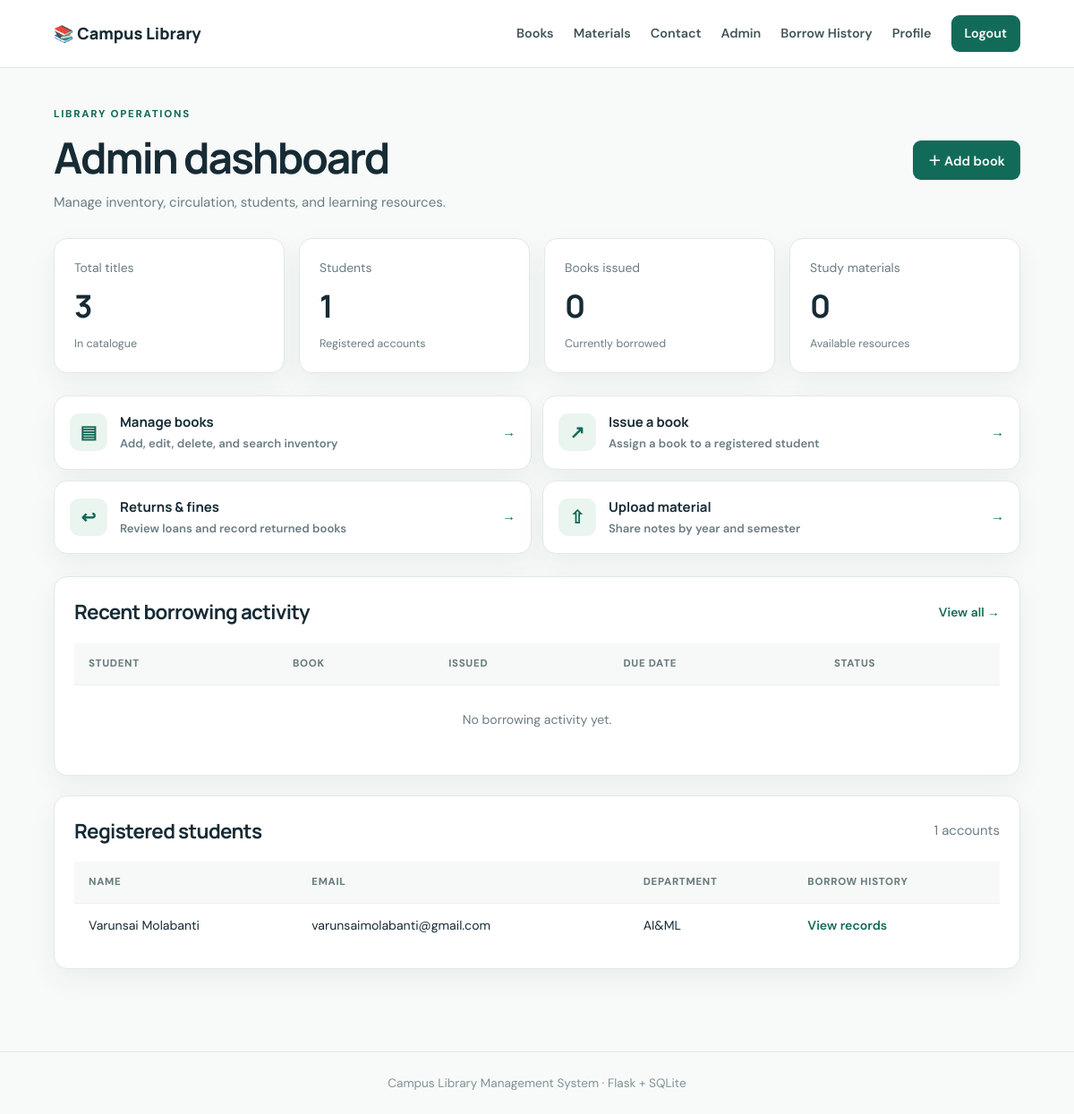
The page /admin (signed in) on the database its author committed.
### tables this page shows
CREATE TABLE users (
            id INTEGER PRIMARY KEY AUTOINCREMENT,
            name TEXT NOT NULL,
            email TEXT NOT NULL UNIQUE,
            password_hash TEXT NOT NULL,
            role TEXT NOT NULL DEFAULT 'student',
            phone TEXT DEFAULT '',
            department TEXT DEFAULT '',
            created_at TEXT NOT NULL DEFAULT CURRENT_TIMESTAMP
        );

### app.py (the view)
@app.route("/admin")
@role_required("admin")
def admin_dashboard():
    with get_db() as db:
        stats = {
            "books": db.execute("SELECT COUNT(*) n FROM books").fetchone()["n"],
            "students": db.execute("SELECT COUNT(*) n FROM users WHERE role='student'").fetchone()["n"],
            "issued": db.execute("SELECT COUNT(*) n FROM borrowings WHERE status='Issued'").fetchone()["n"],
            "materials": db.execute("SELECT COUNT(*) n FROM materials").fetchone()["n"],
        }
        recent = db.execute("""SELECT br.*, u.name student_name, b.title book_title
                               FROM borrowings br JOIN users u ON u.id=br.user_id JOIN books b ON b.id=br.book_id
                               ORDER BY br.id DESC LIMIT 8""").fetchall()
        students = db.execute("SELECT id,name,email,department FROM users WHERE role='student' ORDER BY name").fetchall()
    return render_template("admin.html", stats=stats, recent=recent, students=students)

### app.py (called while the page is built)
def get_db():
    conn = sqlite3.connect(DB_PATH)
    conn.row_factory = sqlite3.Row
    conn.execute("PRAGMA foreign_keys = ON")
    return conn

def current_user():
    if "user_id" not in session:
        return None
    with get_db() as db:
        return db.execute("SELECT id,name,email,role,phone,department FROM users WHERE id=?", (session["user_id"],)).fetchone()

@app.context_processor
def inject_user():
    return {"logged_user": current_user(), "today": date.today().isoformat()}

def login_required(view):
    @wraps(view)
    def wrapped(*args, **kwargs):
        if not session.get("user_id"):
            flash("Please log in to continue.", "warning")
            return redirect(url_for("login", next=request.path))
        return view(*args, **kwargs)
    return wrapped

def role_required(role):
    def decorator(view):
        @wraps(view)
        @login_required
        def wrapped(*args, **kwargs):
            user = current_user()
            if not user or user["role"] != role:
                abort(403)
            return view(*args, **kwargs)
        return wrapped
    return decorator

### templates/admin.html
{% extends "base.html" %}{% block title %}Admin Dashboard{% endblock %}
{% block content %}<div class="page-head"><div><p class="eyebrow">LIBRARY OPERATIONS</p><h1>Admin dashboard</h1><p class="muted">Manage inventory, circulation, students, and learning resources.</p></div><a class="button" href="{{ url_for('add_book') }}">＋ Add book</a></div>
<div class="stats-grid"><div class="stat"><span>Total titles</span><strong>{{ stats.books }}</strong><small>In catalogue</small></div><div class="stat"><span>Students</span><strong>{{ stats.students }}</strong><small>Registered accounts</small></div><div class="stat"><span>Books issued</span><strong>{{ stats.issued }}</strong><small>Currently borrowed</small></div><div class="stat"><span>Study materials</span><strong>{{ stats.materials }}</strong><small>Available resources</small></div></div>
<div class="quick-grid"><a class="quick-card" href="{{ url_for('books') }}"><span>▤</span><div><strong>Manage books</strong><small>Add, edit, delete, and search inventory</small></div><b>→</b></a><a class="quick-card" href="{{ url_for('issue_book') }}"><span>↗</span><div><strong>Issue a book</strong><small>Assign a book to a registered student</small></div><b>→</b></a><a class="quick-card" href="{{ url_for('history') }}"><span>↩</span><div><strong>Returns & fines</strong><small>Review loans and record returned books</small></div><b>→</b></a><a class="quick-card" href="{{ url_for('add_material') }}"><span>⇧</span><div><strong>Upload material</strong><small>Share notes by year and semester</small></div><b>→</b></a></div>
<div class="panel"><div class="panel-head"><h2>Recent borrowing activity</h2><a href="{{ url_for('history') }}">View all →</a></div><div class="table-wrap"><table><thead><tr><th>Student</th><th>Book</th><th>Issued</th><th>Due date</th><th>Status</th></tr></thead><tbody>{% for r in recent %}<tr><td>{{ r.student_name }}</td><td>{{ r.book_title }}</td><td>{{ r.issue_date }}</td><td>{{ r.due_date }}</td><td><span class="status {{ 'status-green' if r.status == 'Returned' else 'status-blue' }}">{{ r.status }}</span></td></tr>{% else %}<tr><td colspan="5" class="empty">No borrowing activity yet.</td></tr>{% endfor %}</tbody></table></div></div>
<div class="panel"><div class="panel-head"><h2>Registered students</h2><span class="muted">{{ students|length }} accounts</span></div><div class="table-wrap"><table><thead><tr><th>Name</th><th>Email</th><th>Department</th><th>Borrow history</th></tr></thead><tbody>{% for s in students %}<tr><td>{{ s.name }}</td><td>{{ s.email }}</td><td>{{ s.department or '—' }}</td><td><a href="{{ url_for('history', user_id=s.id) }}">View records</a></td></tr>{% else %}<tr><td colspan="4" class="empty">No students registered yet.</td></tr>{% endfor %}</tbody></table></div></div>{% endblock %}

### static/style.css (style rules this page uses)
:root { --ink:#172b35;--muted:#6b7c85;--line:#e2e9e8;--paper:#f7faf8;--white:#fff;--green:#126b58;--green2:#dff4e9;--mint:#eaf5ef;--orange:#f2b66d;--red:#b64242;--shadow:0 12px 32px rgba(24,54,53,.06) }
* { box-sizing:border-box }
body { margin:0;background:var(--paper);color:var(--ink);font-family:'DM Sans',sans-serif;font-size:15px;line-height:1.55 }
h1,h2,h3,strong,.brand { font-family:Manrope,sans-serif }
h1 { font-size:clamp(2rem,4vw,3.15rem);line-height:1.12;letter-spacing:-.045em;margin:.2rem 0 .8rem }
h2 { font-size:1.4rem;letter-spacing:-.03em;margin:0 }
p { margin:.5rem 0 1rem }
a { color:var(--green);text-decoration:none;font-weight:600 }
.eyebrow { font-size:.72rem;letter-spacing:.15em;font-weight:800;color:var(--green);margin:0 0 12px }
.searchbar button,button,.button { border:0;background:var(--green);color:#fff;border-radius:9px;padding:11px 17px;font:600 .92rem 'DM Sans',sans-serif;cursor:pointer;display:inline-flex;align-items:center;justify-content:center;gap:7px }
.button { white-space:nowrap }
.section-heading,.page-head,.panel-head { display:flex;justify-content:space-between;align-items:center;gap:18px }
.book-card,.panel,.stat,.quick-card,.material-card { background:white;border:1px solid var(--line);border-radius:15px;box-shadow:var(--shadow) }
.page-head { margin:8px 0 27px }
.page-head .muted { margin:0 }
.muted { color:var(--muted) }
.stats-grid { display:grid;grid-template-columns:repeat(4,1fr);gap:16px;margin:25px 0 }
.stat { padding:22px;display:flex;flex-direction:column;gap:5px }
.stat span { color:var(--muted);font-size:.87rem }
.stat strong { font-size:2.2rem;letter-spacing:-.05em }
.stat small { color:var(--muted) }
.quick-grid { display:grid;grid-template-columns:repeat(2,1fr);gap:12px;margin:25px 0 }
.quick-card { padding:17px;display:flex;align-items:center;gap:14px;color:var(--ink) }
.quick-card>span { height:42px;width:42px;background:var(--mint);border-radius:11px;display:grid;place-items:center;font-size:1.25rem;color:var(--green) }
.quick-card div { flex:1 }
.quick-card strong,.quick-card small { display:block }
.quick-card small { font-size:.82rem;color:var(--muted);margin-top:3px }
.quick-card>b { color:var(--green) }
.panel { padding:22px;margin:22px 0 }
.panel-head { margin-bottom:17px }
.panel-head a { font-size:.87rem }
.table-wrap { overflow-x:auto }
.table-wrap table { width:100%;border-collapse:collapse;text-align:left;font-size:.88rem }
.table-wrap th { background:#f6f9f7;color:#697b7e;font-size:.72rem;text-transform:uppercase;letter-spacing:.06em;font-weight:800 }
.table-wrap th,.table-wrap td { padding:14px 16px;border-bottom:1px solid #edf0ef;vertical-align:middle }
.table-wrap tr:last-child td { border-bottom:0 }
.empty { text-align:center;color:var(--muted);padding:28px!important }

### rows shown on the page
users: name "Varunsai Molabanti", email "varunsaimolabanti@gmail.com", department "AI&ML"

### other values the page prints
{{ stats.books }} "3"
{{ stats.students }} "1"
{{ stats.issued }} "0"
{{ stats.materials }} "0"
{{ students|length }} "1"
